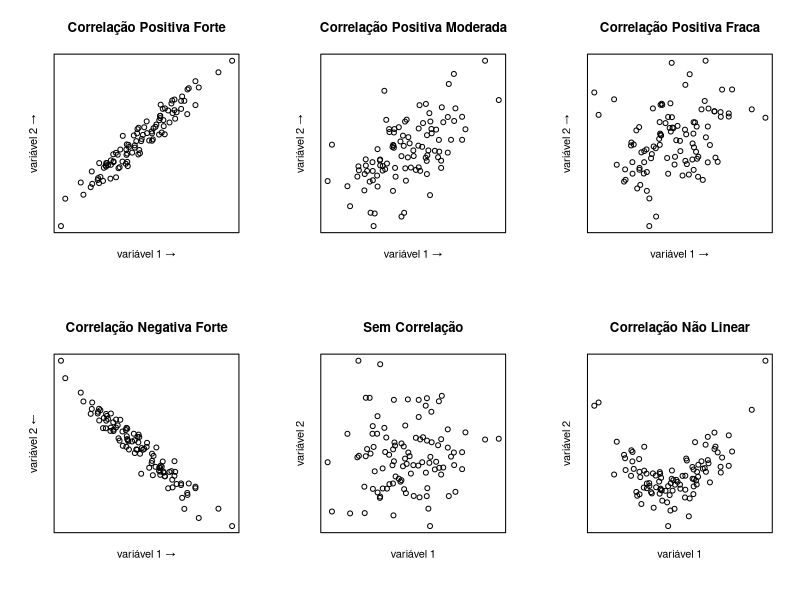
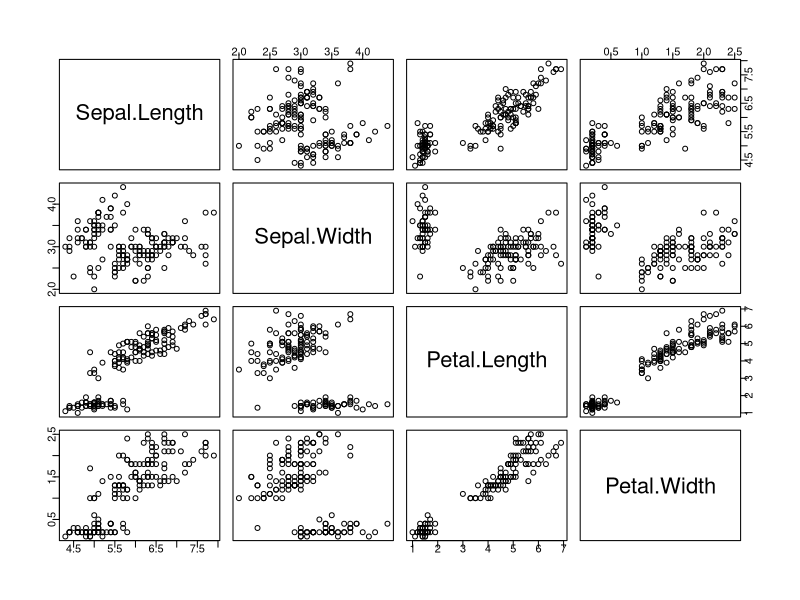
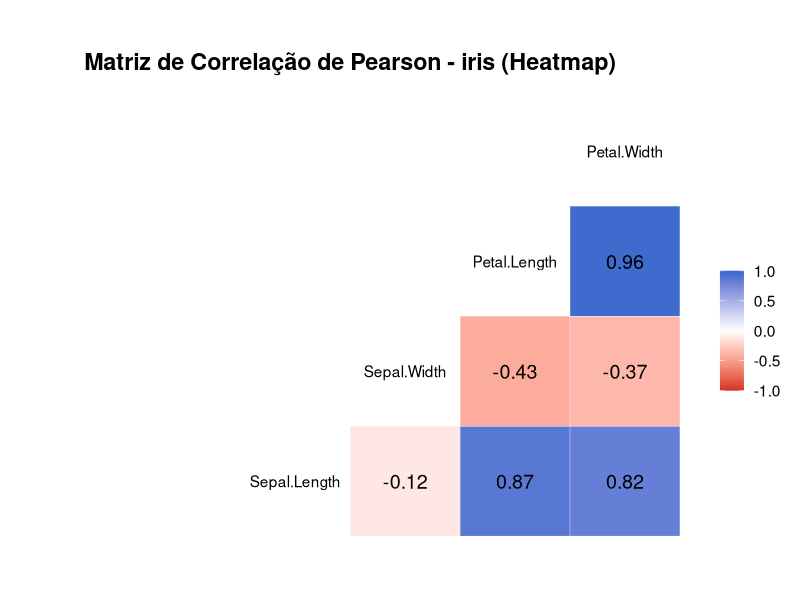
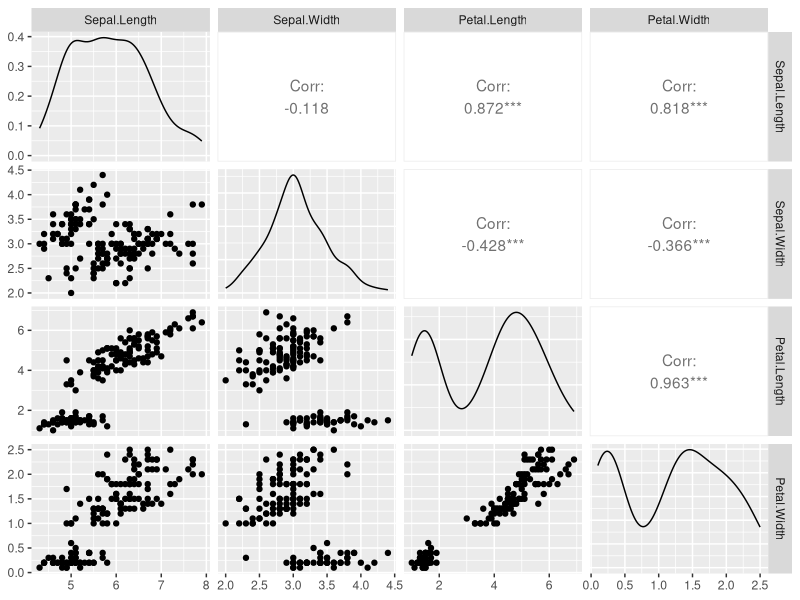
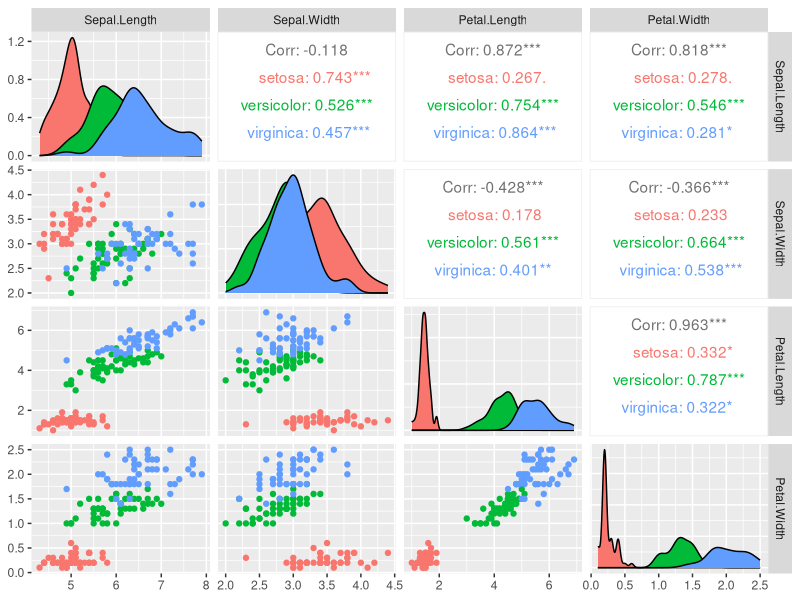

R code for these plots, in order:
## ---- chunk 1
set.seed(2025)
df_cor <- data.frame(
  x = rnorm(100)
)
df_cor$y_pos_forte <- df_cor$x + rnorm(100, 0, 0.3)
df_cor$y_neg_forte <- -df_cor$x + rnorm(100, 0, 0.3)
df_cor$y_moderada <- 0.5*df_cor$x + rnorm(100, 0, 0.7)
df_cor$y_fraca <- df_cor$x + rnorm(100, 0, 3)
df_cor$y_sem <- rnorm(100,0,10)
df_cor$y_nlinear <- (df_cor$x)^2 + rnorm(100)

par(mfrow = c(2, 3), mgp = c(1.1, 0.1, 0)) # mgp aproxima xlab/ylab do gráfico

plot(df_cor$x, df_cor$y_pos_forte, 
     main = "Correlação Positiva Forte", 
     xlab = expression("variável 1" ~ "\u2192"), # seta para a direita
     ylab = expression("variável 2" ~ "\u2192"), # seta para a direita
     xaxt = "n", yaxt = "n")

plot(df_cor$x, df_cor$y_moderada, 
     main = "Correlação Positiva Moderada", 
     xlab = expression("variável 1" ~ "\u2192"), # seta para a direita
     ylab = expression("variável 2" ~ "\u2192"), # seta para a direita
     xaxt = "n", yaxt = "n")

plot(df_cor$x, df_cor$y_fraca, 
     main = "Correlação Positiva Fraca", 
     xlab = expression("variável 1" ~ "\u2192"), # seta para a direita
     ylab = expression("variável 2" ~ "\u2192"), # seta para a direita 
     xaxt = "n", yaxt = "n")

plot(df_cor$x, df_cor$y_neg_forte, 
     main = "Correlação Negativa Forte", 
     xlab = expression("variável 1" ~ "\u2192"), # seta para a direita
     ylab = expression("variável 2" ~ "\u2190"), # seta para a esquerda
     xaxt = "n", yaxt = "n")

plot(df_cor$x, df_cor$y_sem, 
     main = "Sem Correlação", 
     xlab = expression("variável 1"), # seta para a direita
     ylab = expression("variável 2"), # seta para a direita
     xaxt = "n", yaxt = "n")

plot(df_cor$x, df_cor$y_nlinear, 
     main = "Correlação Não Linear", 
     xlab = expression("variável 1"), # seta para a direita
     ylab = expression("variável 2"), # seta para a direita 
     xaxt = "n", yaxt = "n")
## ---- chunk 2
# Vetor de presenças (número de aulas frequentadas)
presencas <- c(20, 18, 17, 19, 15, 16, 20, 18, 17, 19, 14, 15, 12, 16, 20, 13, 17, 18)

# Vetor de notas finais em Estatística
notas <- c(9.8, 9.0, 8.5, 9.5, 7.0, 7.5, 10.0, 8.7, 8.0, 9.2, 6.5, 7.2, 5.0, 7.8, 9.7, 6.0, 8.2, 8.8)
## ---- chunk 3
# Para calcular o r de Pearson
cor(presencas, notas, method = "pearson")
# Para calcular o rho de Spearman
cor(presencas, notas, method = "spearman")
# Para calular o tau de Kendall
cor(presencas, notas, method = "kendall")

# Dica: dá para abreviar o nome de cada método
# Para calcular o r de Pearson
cor(presencas, notas, method = "p")
# Para calcular o rho de Spearman
cor(presencas, notas, method = "s")
#para calular o tau de Kendall
cor(presencas, notas, method = "k")

## ---- chunk 4
cor.test(iris$Sepal.Length, iris$Petal.Length, method = "pearson")
## ---- chunk 5
cor.test(iris$Sepal.Length, iris$Petal.Length, method = "spearman")
## ---- chunk 6
cor.test(iris$Sepal.Length, iris$Petal.Length, method = "kendall")
## ---- chunk 7
library(pwr)
pwr.r.test(r = 0.4, power = 0.8, sig.level = 0.05, alternative = "two.sided")
## ---- chunk 8
pwr.r.test(n = 30, r = 0.4, sig.level = 0.05, alternative = "two.sided")
## ---- chunk 9
# Instalar pacotes, se necessário:
# install.packages(c("tidyverse", "GGally"))

knitr::opts_chunk$set(echo = TRUE)
library(tidyverse)
library(GGally)
## ---- chunk 10
pairs(iris[, 1:4])
## ---- chunk 11
# use o método adequado method = "pearson";  method = "spearman" ou method = "kendall"
cor(iris[, 1:4], method = "pearson")
## ---- chunk 12
# Instale os pacotes se necessário:
# install.packages("GGally")
# install.packages("ggplot2")

library(GGally)
library(ggplot2)

# Matriz de correlação tipo heatmap com valores destacados
ggcorr(
  data = iris[, 1:4],
  method = c("everything", "pearson"), # calcula todas as correlações de Pearson
  label = TRUE,             # mostra os coeficientes nas células
  label_round = 2,          # arredonda os valores para 2 casas decimais
  label_size = 5,           # tamanho do texto dos coeficientes
  hjust = 0.5,              # centraliza os rótulos nas células
  layout.exp = 2,           # expande o tamanho das células
  low = "#D73027",          # cor para correlação negativa forte
  mid = "white",            # cor para correlação nula
  high = "#3366CC"          # cor para correlação positiva forte
) +
  ggtitle("Matriz de Correlação de Pearson - iris (Heatmap)") +
  theme_minimal(base_size = 14) + # visual minimalista e tamanho de fonte maior
  theme(
    plot.title = element_text(hjust = 0.5, face = "bold"), # centraliza e destaca o título
    axis.text.x = element_text(angle = 45, vjust = 1, hjust = 1) # gira rótulos do eixo x para melhor leitura
  )
## ---- chunk 13
GGally::ggpairs(iris, columns = 1:4)
## ---- chunk 14
GGally::ggpairs(iris, columns = 1:4, aes(color = Species))
